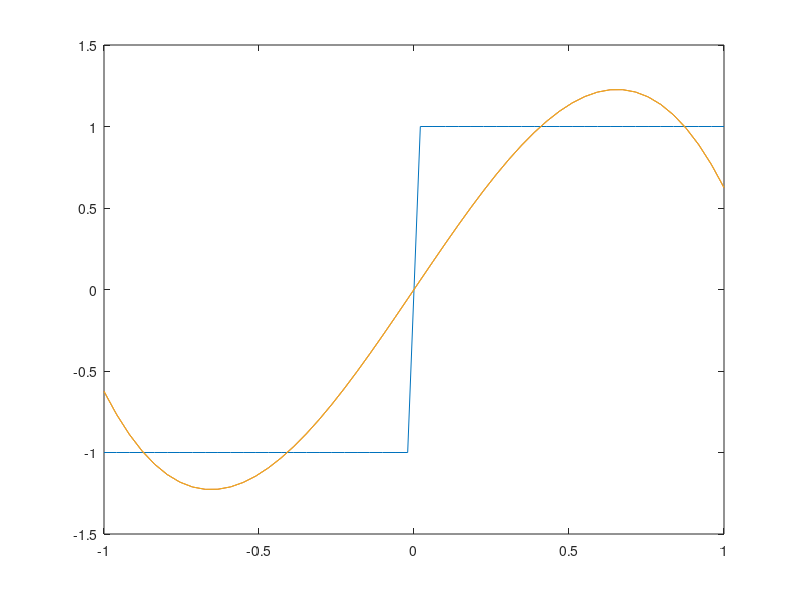
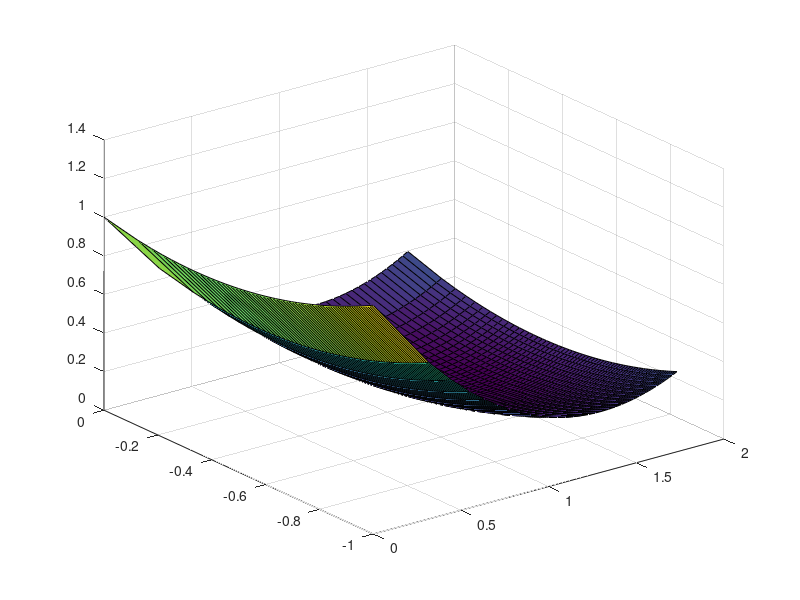

MATLAB code for these plots, in order:
N = 50;
y = [-ones(1,floor(N/2)), ones(1,ceil(N/2))];
t = linspace(-1, 1, 50);

legO4 = @(a,b)(a .* sqrt(1.5)*t + b .* sqrt(3.5)*(2.5*t.^3 - 1.5*t));

a1 = sqrt(1.5);
b1 = - sqrt(7/32);

s = legO4(a1, b1);

% 1. Calcular el error cuadrático total con los coeficientes calculados en el ejemplo del libro:

ecmT = sum((s - y).^2)/N;

figure(1); clf;
plot(t,y);
hold on;
plot(t,s);

% 2. Calcular el error cuadrático total con pequeñas variaciones en torno a estos coeficentes α, construyendo
%    una gráfica en 3D con la variación en los coeficientes en x, y y el error
%    cuadrático total en z:

as = sqrt(0:0.1:3);
bs = - sqrt(0:1/64:1);
ZZ = zeros(length(bs), length(as));
for n = 1:length(bs)
  for m = 1:length(as)
    ZZ(n,m) = sum((legO4(as(m), bs(n)) - y).^2)/N;
  end
end

figure(2); clf;
surf(as, bs, ZZ);

% 3. Calcular el error cuadrático total con más coeficientes α, para comprobar cómo se reduce el error
%    cuadrático total al aumentar los coeficientes.

% alfa5 = sqrt(22)/16
c1 = sqrt(22)/16;

legO6 = @(a,b,c)(a .* sqrt(1.5)*t + b .* sqrt(3.5)*(2.5*t.^3 - 1.5*t) + c .* sqrt(22)/61440*(63*t.^5 - 70*t.^3 + 15 * t));

s2 = legO6(a1, b1, c1);
ecmT2 = sum((s2 - y).^2)/N;

figure(1);
plot(t,s2);
